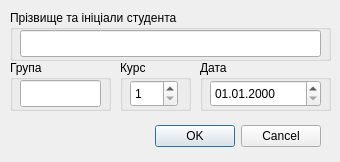
<?xml version="1.0" encoding="UTF-8"?>
<ui version="4.0">
 <class>GetStudentDialog</class>
 <widget class="QDialog" name="GetStudentDialog">
  <property name="geometry">
   <rect>
    <x>0</x>
    <y>0</y>
    <width>340</width>
    <height>162</height>
   </rect>
  </property>
  <property name="windowTitle">
   <string>Параметри анкети</string>
  </property>
  <widget class="QDialogButtonBox" name="buttonBox">
   <property name="geometry">
    <rect>
     <x>140</x>
     <y>120</y>
     <width>181</width>
     <height>32</height>
    </rect>
   </property>
   <property name="orientation">
    <enum>Qt::Horizontal</enum>
   </property>
   <property name="standardButtons">
    <set>QDialogButtonBox::Cancel|QDialogButtonBox::Ok</set>
   </property>
  </widget>
  <widget class="QGroupBox" name="groupBox">
   <property name="geometry">
    <rect>
     <x>10</x>
     <y>10</y>
     <width>321</width>
     <height>51</height>
    </rect>
   </property>
   <property name="title">
    <string>Прізвище та ініціали студента</string>
   </property>
   <widget class="QLineEdit" name="leName">
    <property name="geometry">
     <rect>
      <x>10</x>
      <y>20</y>
      <width>301</width>
      <height>27</height>
     </rect>
    </property>
   </widget>
  </widget>
  <widget class="QGroupBox" name="groupBox_2">
   <property name="geometry">
    <rect>
     <x>10</x>
     <y>60</y>
     <width>101</width>
     <height>51</height>
    </rect>
   </property>
   <property name="title">
    <string>Група</string>
   </property>
   <widget class="QLineEdit" name="leGroup">
    <property name="geometry">
     <rect>
      <x>10</x>
      <y>20</y>
      <width>81</width>
      <height>27</height>
     </rect>
    </property>
   </widget>
  </widget>
  <widget class="QGroupBox" name="groupBox_3">
   <property name="geometry">
    <rect>
     <x>120</x>
     <y>60</y>
     <width>71</width>
     <height>51</height>
    </rect>
   </property>
   <property name="title">
    <string>Курс</string>
   </property>
   <widget class="QSpinBox" name="sbClass">
    <property name="geometry">
     <rect>
      <x>10</x>
      <y>20</y>
      <width>48</width>
      <height>27</height>
     </rect>
    </property>
    <property name="minimum">
     <number>1</number>
    </property>
    <property name="maximum">
     <number>6</number>
    </property>
   </widget>
  </widget>
  <widget class="QGroupBox" name="groupBox_4">
   <property name="geometry">
    <rect>
     <x>200</x>
     <y>60</y>
     <width>131</width>
     <height>51</height>
    </rect>
   </property>
   <property name="title">
    <string>Дата</string>
   </property>
   <widget class="QDateEdit" name="deDate">
    <property name="geometry">
     <rect>
      <x>10</x>
      <y>20</y>
      <width>111</width>
      <height>27</height>
     </rect>
    </property>
    <property name="displayFormat">
     <string>dd.MM.yyyy</string>
    </property>
   </widget>
  </widget>
 </widget>
 <resources/>
 <connections>
  <connection>
   <sender>buttonBox</sender>
   <signal>accepted()</signal>
   <receiver>GetStudentDialog</receiver>
   <slot>accept()</slot>
   <hints>
    <hint type="sourcelabel">
     <x>248</x>
     <y>254</y>
    </hint>
    <hint type="destinationlabel">
     <x>157</x>
     <y>274</y>
    </hint>
   </hints>
  </connection>
  <connection>
   <sender>buttonBox</sender>
   <signal>rejected()</signal>
   <receiver>GetStudentDialog</receiver>
   <slot>reject()</slot>
   <hints>
    <hint type="sourcelabel">
     <x>316</x>
     <y>260</y>
    </hint>
    <hint type="destinationlabel">
     <x>286</x>
     <y>274</y>
    </hint>
   </hints>
  </connection>
 </connections>
</ui>
